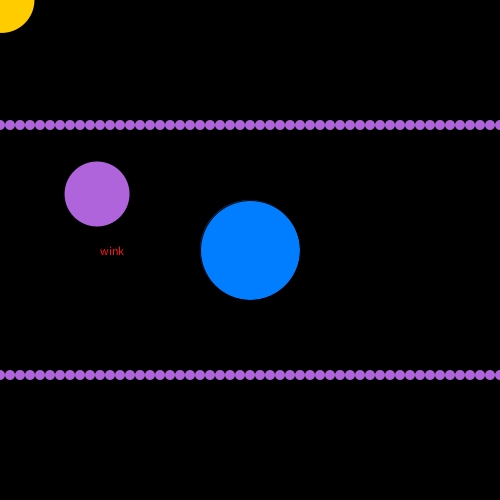
Frame 1 (no input)
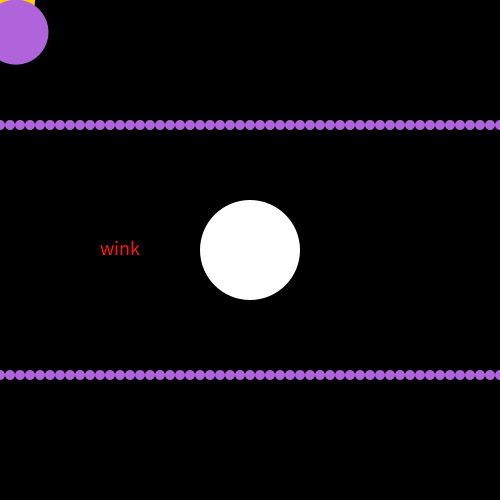
Frame 60 (the mouse pressed at the canvas centre just before this capture)
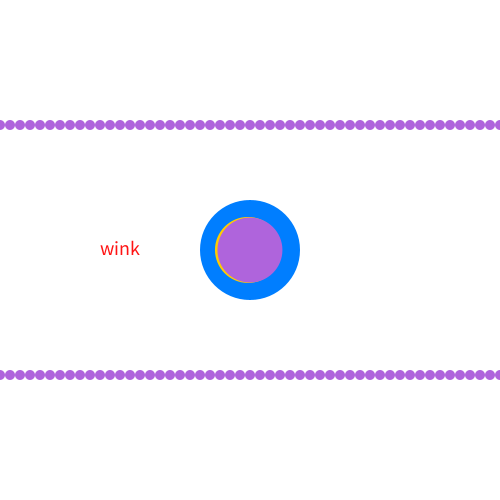
Frame 120 (the mouse held since frame 60 and released just before this capture)

The Processing sketch that drew these frames (run headless with seeded random() and noise(); from frame 60 on, the mouse is pressed at the canvas centre):

// Processing sketch: week_4_hw
// ── week_4_hw.pde
int xPos, yPos;
int circleSize;
int distance;
float x = 100;
float y = 200;
color circleColor, bgColor;
boolean circlePressed;

void setup(){
  size(500, 500);
  
  xPos = width/2;
  yPos = height/2;
  
  circleSize = 100;
}

void draw(){
  
    // circle changes to blue when mouse is on it
  background(bgColor);
  if(distance<circleSize/2) {
    circleColor = color(0, 126, 255);
  }else{
    circleColor = color(255);
  }
  
   // circle changes background color from black to white when mouse presses it
  if(distance<circleSize/2 && mousePressed) {
    bgColor = 255;
  }else{
    bgColor = 0;
  }
  
    // circle at the center
  fill(circleColor);
  ellipse(xPos, yPos, circleSize, circleSize);
  noStroke();
  
  distance = int(dist(xPos, yPos, mouseX, mouseY));
  
  float a = mouseX + random(-5,5);
  float b = mouseY + random(-0.1,0.1);
  x = lerp(x, a, 0.03);
  y = lerp(y, b, 0.03);
  
  noStroke();
  fill(255, 204, 0);
  ellipse(a, b, 66, 66);
  
  fill(175, 100, 220);
  ellipse(x, y, 65, 65);
  
   for(int i = 0; i<=60; i++){
    ellipse(i*10, height*.25, 10, 10);
  }
  
  for(int i = 0; i<=width; i+=10){
    ellipse(i, height*.75, 10, 10);
}

  String s = "wink";
  fill(255, 20, 20);
  text(s, 100, 255);
  textSize(20);

}

void mousePressed(){
 x = mouseX;
 y = mouseY;
  if(distance<circleSize/2){
    circlePressed = !circlePressed;
  }
}
